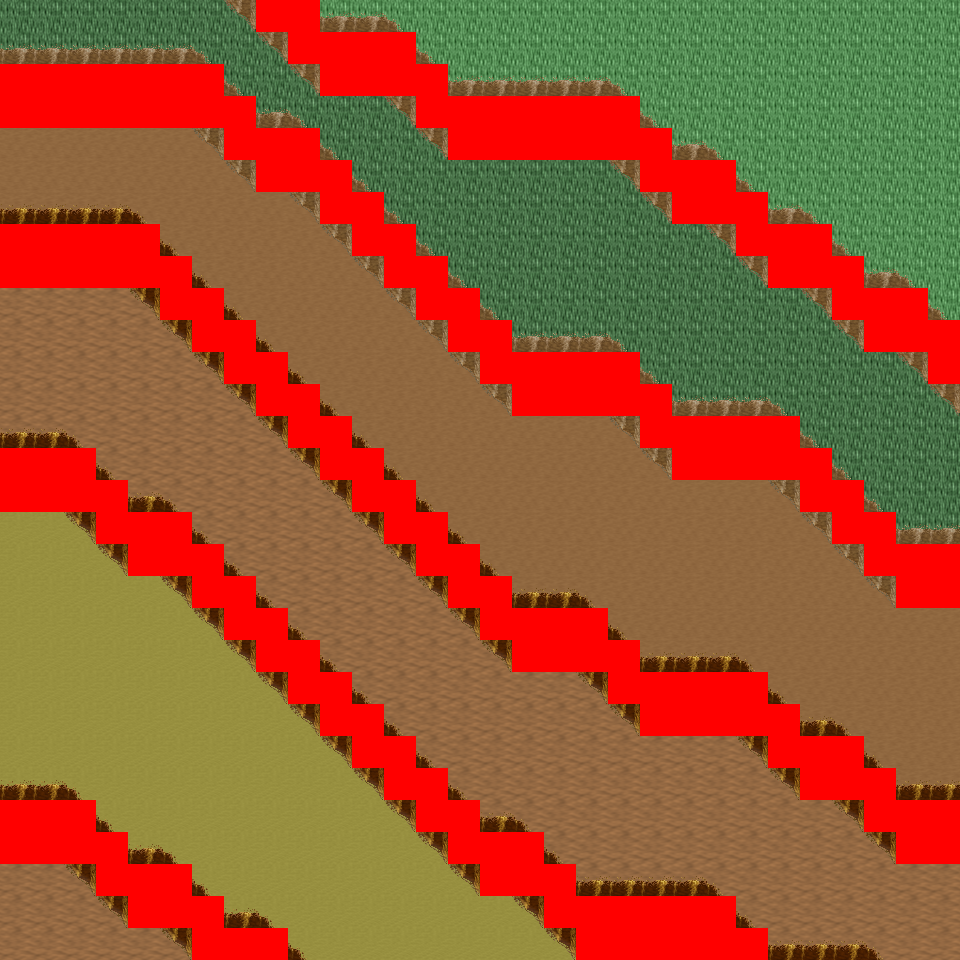

This is a level from a 2D game, rendered from its Tiled map with the project's own tilesets. A one-line summary and the map file follow, with tile-layer data summarised:
An orthogonal 30x30 tile map with 32x32 px tiles, 6 tile layers (Ground, Object, Object2, Above, ...), 21 tilesets and 9 objects (9x mapExit).

<map version="1.0" orientation="orthogonal" renderorder="right-down" width="30" height="30" tilewidth="32" tileheight="32" nextobjectid="10">
  <tileset firstgid="1" name="tileset_logic_collision" tilewidth="32" tileheight="32" tilecount="1" columns="1">
    <image source="../drawable/tileset_logic_collision.png" width="32" height="32" />
  </tileset>
  <tileset firstgid="2" name="tileset_ground_ground" tilewidth="32" tileheight="32" tilecount="33" columns="3">
    <image source="../drawable/tileset_ground_ground.png" width="96" height="352" />
  </tileset>
  <tileset firstgid="35" name="tileset_building_castle" tilewidth="32" tileheight="32" tilecount="320" columns="20">
    <image source="../drawable/tileset_building_castle.png" width="640" height="512" />
  </tileset>
  <tileset firstgid="355" name="tileset_ground_water_pool" tilewidth="32" tileheight="32" tilecount="72" columns="3">
    <image source="../drawable/tileset_ground_water_pool.png" width="96" height="768" />
  </tileset>
  <tileset firstgid="427" name="tileset_ground_earth_edges" tilewidth="32" tileheight="32" tilecount="18" columns="6">
    <image source="../drawable/tileset_ground_earth_edges.png" width="192" height="96" />
  </tileset>
  <tileset firstgid="445" name="tileset_ground_grass_corners" tilewidth="32" tileheight="32" tilecount="24" columns="6">
    <image source="../drawable/tileset_ground_grass_corners.png" width="192" height="128" />
  </tileset>
  <tileset firstgid="469" name="tileset_ground_grass_edges" tilewidth="32" tileheight="32" tilecount="36" columns="12">
    <image source="../drawable/tileset_ground_grass_edges.png" width="384" height="96" />
  </tileset>
  <tileset firstgid="505" name="tileset_object_row_boat" tilewidth="32" tileheight="32" tilecount="30" columns="6">
    <image source="../drawable/tileset_object_row_boat.png" width="192" height="160" />
  </tileset>
  <tileset firstgid="535" name="tileset_item_ropes" tilewidth="32" tileheight="32" tilecount="4" columns="2">
    <image source="../drawable/tileset_item_ropes.png" width="64" height="64" />
  </tileset>
  <tileset firstgid="539" name="tileset_object_boardwalk" tilewidth="32" tileheight="32" tilecount="36" columns="6">
    <image source="../drawable/tileset_object_boardwalk.png" width="192" height="192" />
  </tileset>
  <tileset firstgid="575" name="tileset_object_ship" tilewidth="32" tileheight="32" tilecount="368" columns="16">
    <image source="../drawable/tileset_object_ship.png" width="512" height="736" />
  </tileset>
  <tileset firstgid="943" name="tileset_item_fishing_nets" tilewidth="32" tileheight="32" tilecount="6" columns="3">
    <image source="../drawable/tileset_item_fishing_nets.png" width="96" height="64" />
  </tileset>
  <tileset firstgid="949" name="tileset_item_fishrods" tilewidth="32" tileheight="32" tilecount="12" columns="4">
    <image source="../drawable/tileset_item_fishrods.png" width="128" height="96" />
  </tileset>
  <tileset firstgid="961" name="tileset_plant_stump_stump_vertical" tilewidth="32" tileheight="32" tilecount="1" columns="1">
    <image source="../drawable/tileset_plant_stump_stump_vertical.png" width="32" height="32" />
  </tileset>
  <tileset firstgid="962" name="tileset_item_pot_barrel" tilewidth="32" tileheight="32" tilecount="2" columns="1">
    <image source="../drawable/tileset_item_pot_barrel.png" width="32" height="64" />
  </tileset>
  <tileset firstgid="964" name="tileset_ground_cobbled_paving" tilewidth="32" tileheight="32" tilecount="1" columns="1">
    <image source="../drawable/tileset_ground_cobbled_paving.png" width="32" height="32" />
  </tileset>
  <tileset firstgid="965" name="tileset_ground_ladder_vertical_pale" tilewidth="32" tileheight="32" tilecount="5" columns="5">
    <image source="../drawable/tileset_ground_ladder_vertical_pale.png" width="160" height="32" />
  </tileset>
  <tileset firstgid="970" name="tileset_item_caution_sign" tilewidth="32" tileheight="32" tilecount="1" columns="1">
    <image source="../drawable/tileset_item_caution_sign.png" width="32" height="32" />
  </tileset>
  <tileset firstgid="971" name="tileset_ground_ridge_earth_dark" tilewidth="32" tileheight="32" tilecount="96" columns="12">
    <image source="../drawable/tileset_ground_ridge_earth_dark.png" width="384" height="256" />
  </tileset>
  <tileset firstgid="1067" name="tileset_ground_ridge_earth_pale" tilewidth="32" tileheight="32" tilecount="96" columns="12">
    <image source="../drawable/tileset_ground_ridge_earth_pale.png" width="384" height="256" />
  </tileset>
  <tileset firstgid="1163" name="tileset_plant_tree_tree_darkgreen" tilewidth="32" tileheight="32" tilecount="88" columns="8">
    <image source="../drawable/tileset_plant_tree_tree_darkgreen.png" width="256" height="352" />
  </tileset>
  <layer name="Ground" width="30" height="30">
    <data>[900 cells, 900 non-empty, 5 distinct tile ids]</data>
  </layer>
  <layer name="Object" width="30" height="30">
    <data>[900 cells, 407 non-empty, 14 distinct tile ids]</data>
  </layer>
  <layer name="Object2" width="30" height="30">
    <data>[900 cells, 0 non-empty, 0 distinct tile ids]</data>
  </layer>
  <layer name="Above" width="30" height="30">
    <data>[900 cells, 0 non-empty, 0 distinct tile ids]</data>
  </layer>
  <layer name="Above2" width="30" height="30">
    <data>[900 cells, 0 non-empty, 0 distinct tile ids]</data>
  </layer>
  <layer name="Walkable" width="30" height="30">
    <data>[900 cells, 226 non-empty, 1 distinct tile ids]</data>
  </layer>
  <objectgroup name="MapEvents">
    <object id="1" name="north" type="mapExit" x="0" y="0" width="256" height="32">
      <properties>
        <property name="map" value="level_0_x17_y78" />
        <property name="x" value="0" />
        <property name="y" value="28" />
      </properties>
    </object>
    <object id="2" name="north2" type="mapExit" x="320" y="0" width="640" height="32">
      <properties>
        <property name="map" value="level_0_x17_y78" />
        <property name="x" value="10" />
        <property name="y" value="28" />
      </properties>
    </object>
    <object id="3" name="south" type="mapExit" x="0" y="928" width="192" height="32">
      <properties>
        <property name="map" value="level_0_x17_y80" />
        <property name="x" value="0" />
        <property name="y" value="1" />
      </properties>
    </object>
    <object id="4" name="south2" type="mapExit" x="288" y="928" width="288" height="32">
      <properties>
        <property name="map" value="level_0_x17_y80" />
        <property name="x" value="9" />
        <property name="y" value="1" />
      </properties>
    </object>
    <object id="5" name="south3" type="mapExit" x="768" y="928" width="192" height="32">
      <properties>
        <property name="map" value="level_0_x17_y80" />
        <property name="x" value="24" />
        <property name="y" value="1" />
      </properties>
    </object>
    <object id="6" name="east" type="mapExit" x="928" y="0" width="32" height="320">
      <properties>
        <property name="map" value="level_0_x18_y79" />
        <property name="x" value="1" />
        <property name="y" value="0" />
      </properties>
    </object>
    <object id="7" name="east2" type="mapExit" x="928" y="384" width="32" height="160">
      <properties>
        <property name="map" value="level_0_x18_y79" />
        <property name="x" value="1" />
        <property name="y" value="12" />
      </properties>
    </object>
    <object id="8" name="east3" type="mapExit" x="928" y="608" width="32" height="192">
      <properties>
        <property name="map" value="level_0_x18_y79" />
        <property name="x" value="1" />
        <property name="y" value="19" />
      </properties>
    </object>
    </objectgroup>
</map>
<!-- 1 of 9 objects omitted -->
